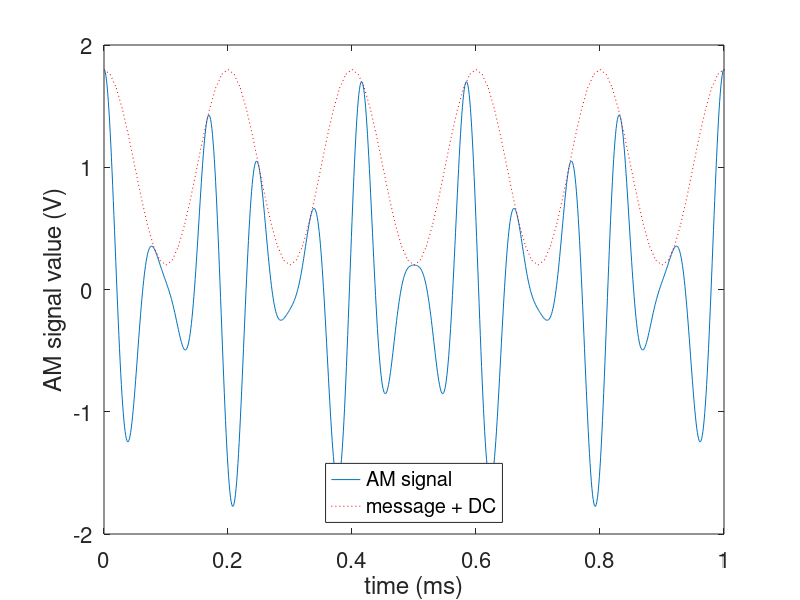

MATLAB code for this plot: (Note: this script raises an error after producing the figure.)
% Spectral properties of the envelope detector
%
% Fig 1 - time domain plot of AM signal 
% Fig 2 - zoomed in version PSD of the rectified AM signal ... 
%         this explains the envelope detector design inequality
%
% B << 1/(RC) << Fc ... frequencies in Hz
%
% by Dr. Thad B. Welch, {t.b.welch@ieee.org}
%
% copyright 2002, 2016
%
% revision 1.0 - 12 April 2003
% revision 1.1 - 27 May 2016

% simulation inputs
Fmsg = 5000;                        % frequency of the message
Fcarrier = 12000;                   % carrier frequency
Fs = 1e6;                           % sample frequency
Ac = 1.0;                           % amplitude of the carrier
mu = 0.8;                           % modulation index

Nfft = 2048*8;                      % block size in the PSD calculation
% initialValue = 1.02286526803032;    % in volts
% timeDelay = 0.44909002538543;       % in ms
% tau = 1/55;                         % RC time constant in ms
myFontSize = 16;                    % font size for the plot labels

% calculated values
t = 0:1/Fs:0.005;                   % time index
% tDecay = linspace(timeDelay, timeDelay + 0.0025, 100);    % in ms
message = cos(2*pi*Fmsg*t);         % message signal
carrier = cos(2*pi*Fcarrier*t);     % carrier signal
AM = Ac*(1 + mu*message).*carrier;  % AM DSB signal generation
recAM = AM.*(AM > 0);               % rectified version of the AM signal

% simulation outputs
figure(1)
plot(t*1000, AM)
hold on
Fs = Fs/10;
t = 0:1/Fs:0.005;                   % time index
message = cos(2*pi*Fmsg*t);         % message signal
plot(t*1000, 1 + mu*message, 'r:')
set(gca, 'FontSize', myFontSize)
axis([0 1 -2 2])
%title('AM signal')
legend('AM signal', 'message + DC', 'Location', 'South')
ylabel('AM signal value (V)')
xlabel('time (ms)')

figure(2)
psd(recAM, Nfft, Fs/1000, blackmanharris(Nfft))
set(gca, 'FontSize', myFontSize)
title('')
%title('PSD of the Rectified AM Signal')
ylabel('power spectrum magnitude (dB)')
xlabel('frequency (kHz)')
axis([0 2.5 -20 10])
%axis([-5 600 25 45])
